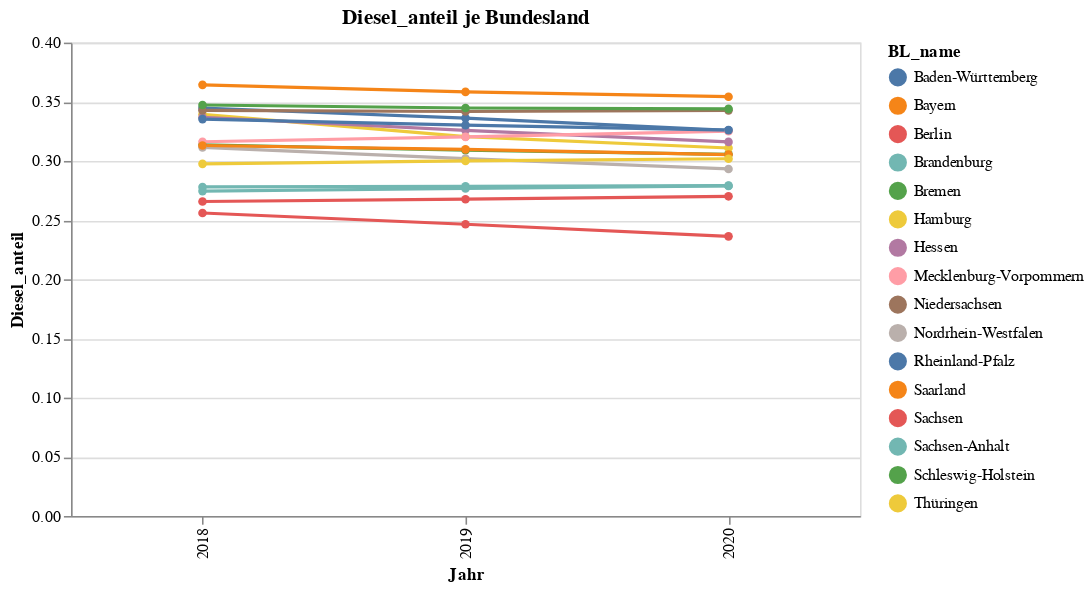

Notebook cell for this chart:
### Code cell
import altair as alt

kraftstoff='Diesel'
source = kba_data_all.groupby(['BL_name','Jahr'])[kraftstoff,'Insgesamt'].sum().reset_index()

source[kraftstoff + '_anteil']=source[kraftstoff]/source.Insgesamt

alt.Chart(source).mark_line(point=True).encode(
    x='Jahr:O',
    y= kraftstoff+'_anteil',
    color='BL_name',
    tooltip=['BL_name',kraftstoff,kraftstoff+'_anteil']
    #strokeDash='BL_name',
).properties(width=500,
            title=kraftstoff+'_anteil je Bundesland')

### Figure 1 — Vega-Lite specification as saved in the notebook (floating-point values rounded to 4 significant figures)
{"config": {"view": {"continuousWidth": 400, "continuousHeight": 300}}, "data": {"name": "data-c95f7457c75e3892904b28090dc8d5f9"}, "mark": {"type": "line", "point": true}, "encoding": {"color": {"type": "nominal", "field": "BL_name"}, "tooltip": [{"type": "nominal", "field": "BL_name"}, {"type": "quantitative", "field": "Diesel"}, {"type": "quantitative", "field": "Diesel_anteil"}], "x": {"type": "ordinal", "field": "Jahr"}, "y": {"type": "quantitative", "field": "Diesel_anteil"}}, "title": "Diesel_anteil je Bundesland", "width": 500, "$schema": "https://vega.github.io/schema/vega-lite/v4.8.1.json", "datasets": {"data-c95f7457c75e3892904b28090dc8d5f9": [{"BL_name": "Baden-Württemberg", "Jahr": 2018, "Diesel": 2248567, "Insgesamt": 6521643, "Diesel_anteil": 0.3448}, {"BL_name": "Baden-Württemberg", "Jahr": 2019, "Diesel": 2228125, "Insgesamt": 6626660, "Diesel_anteil": 0.3362}, {"BL_name": "Baden-Württemberg", "Jahr": 2020, "Diesel": 2190913, "Insgesamt": 6723070, "Diesel_anteil": 0.3259}, {"BL_name": "Bayern", "Jahr": 2018, "Diesel": 2858419, "Insgesamt": 7845761, "Diesel_anteil": 0.3643}, {"BL_name": "Bayern", "Jahr": 2019, "Diesel": 2857280, "Insgesamt": 7973421, "Diesel_anteil": 0.3584}, {"BL_name": "Bayern", "Jahr": 2020, "Diesel": 2868680, "Insgesamt": 8096844, "Diesel_anteil": 0.3543}, {"BL_name": "Berlin", "Jahr": 2018, "Diesel": 307976, "Insgesamt": 1202829, "Diesel_anteil": 0.256}, {"BL_name": "Berlin", "Jahr": 2019, "Diesel": 298450, "Insgesamt": 1210790, "Diesel_anteil": 0.2465}, {"BL_name": "Berlin", "Jahr": 2020, "Diesel": 288648, "Insgesamt": 1221433, "Diesel_anteil": 0.2363}, {"BL_name": "Brandenburg", "Jahr": 2018, "Diesel": 391203, "Insgesamt": 1407031, "Diesel_anteil": 0.278}, {"BL_name": "Brandenburg", "Jahr": 2019, "Diesel": 396588, "Insgesamt": 1423631, "Diesel_anteil": 0.2786}, {"BL_name": "Brandenburg", "Jahr": 2020, "Diesel": 401723, "Insgesamt": 1439194, "Diesel_anteil": 0.2791}, {"BL_name": "Bremen", "Jahr": 2018, "Diesel": 91008, "Insgesamt": 290188, "Diesel_anteil": 0.3136}, {"BL_name": "Bremen", "Jahr": 2019, "Diesel": 90399, "Insgesamt": 292514, "Diesel_anteil": 0.309}, {"BL_name": "Bremen", "Jahr": 2020, "Diesel": 90008, "Insgesamt": 294547, "Diesel_anteil": 0.3056}, {"BL_name": "Hamburg", "Jahr": 2018, "Diesel": 265809, "Insgesamt": 783255, "Diesel_anteil": 0.3394}, {"BL_name": "Hamburg", "Jahr": 2019, "Diesel": 254701, "Insgesamt": 794618, "Diesel_anteil": 0.3205}, {"BL_name": "Hamburg", "Jahr": 2020, "Diesel": 250058, "Insgesamt": 804196, "Diesel_anteil": 0.3109}, {"BL_name": "Hessen", "Jahr": 2018, "Diesel": 1232773, "Insgesamt": 3658894, "Diesel_anteil": 0.3369}, {"BL_name": "Hessen", "Jahr": 2019, "Diesel": 1206874, "Insgesamt": 3703192, "Diesel_anteil": 0.3259}, {"BL_name": "Hessen", "Jahr": 2020, "Diesel": 1186765, "Insgesamt": 3754502, "Diesel_anteil": 0.3161}, {"BL_name": "Mecklenburg-Vorpommern", "Jahr": 2018, "Diesel": 268434, "Insgesamt": 848812, "Diesel_anteil": 0.3162}, {"BL_name": "Mecklenburg-Vorpommern", "Jahr": 2019, "Diesel": 274499, "Insgesamt": 856882, "Diesel_anteil": 0.3203}, {"BL_name": "Mecklenburg-Vorpommern", "Jahr": 2020, "Diesel": 281270, "Insgesamt": 864963, "Diesel_anteil": 0.3252}, {"BL_name": "Niedersachsen", "Jahr": 2018, "Diesel": 1602023, "Insgesamt": 4674059, "Diesel_anteil": 0.3427}, {"BL_name": "Niedersachsen", "Jahr": 2019, "Diesel": 1622774, "Insgesamt": 4747593, "Diesel_anteil": 0.3418}, {"BL_name": "Niedersachsen", "Jahr": 2020, "Diesel": 1649799, "Insgesamt": 4812978, "Diesel_anteil": 0.3428}, {"BL_name": "Nordrhein-Westfalen", "Jahr": 2018, "Diesel": 3099481, "Insgesamt": 9950324, "Diesel_anteil": 0.3115}, {"BL_name": "Nordrhein-Westfalen", "Jahr": 2019, "Diesel": 3044559, "Insgesamt": 10083891, "Diesel_anteil": 0.3019}, {"BL_name": "Nordrhein-Westfalen", "Jahr": 2020, "Diesel": 3000673, "Insgesamt": 10232556, "Diesel_anteil": 0.2932}, {"BL_name": "Rheinland-Pfalz", "Jahr": 2018, "Diesel": 832721, "Insgesamt": 2482960, "Diesel_anteil": 0.3354}, {"BL_name": "Rheinland-Pfalz", "Jahr": 2019, "Diesel": 832524, "Insgesamt": 2520846, "Diesel_anteil": 0.3303}, {"BL_name": "Rheinland-Pfalz", "Jahr": 2020, "Diesel": 833761, "Insgesamt": 2556805, "Diesel_anteil": 0.3261}, {"BL_name": "Saarland", "Jahr": 2018, "Diesel": 197127, "Insgesamt": 629613, "Diesel_anteil": 0.3131}, {"BL_name": "Saarland", "Jahr": 2019, "Diesel": 197059, "Insgesamt": 636176, "Diesel_anteil": 0.3098}, {"BL_name": "Saarland", "Jahr": 2020, "Diesel": 196196, "Insgesamt": 642412, "Diesel_anteil": 0.3054}, {"BL_name": "Sachsen", "Jahr": 2018, "Diesel": 567513, "Insgesamt": 2135861, "Diesel_anteil": 0.2657}, {"BL_name": "Sachsen", "Jahr": 2019, "Diesel": 575248, "Insgesamt": 2148960, "Diesel_anteil": 0.2677}, {"BL_name": "Sachsen", "Jahr": 2020, "Diesel": 584260, "Insgesamt": 2162883, "Diesel_anteil": 0.2701}, {"BL_name": "Sachsen-Anhalt", "Jahr": 2018, "Diesel": 330885, "Insgesamt": 1205202, "Diesel_anteil": 0.2745}, {"BL_name": "Sachsen-Anhalt", "Jahr": 2019, "Diesel": 335074, "Insgesamt": 1210884, "Diesel_anteil": 0.2767}, {"BL_name": "Sachsen-Anhalt", "Jahr": 2020, "Diesel": 339142, "Insgesamt": 1215896, "Diesel_anteil": 0.2789}, {"BL_name": "Schleswig-Holstein", "Jahr": 2018, "Diesel": 569267, "Insgesamt": 1639337, "Diesel_anteil": 0.3473}, {"BL_name": "Schleswig-Holstein", "Jahr": 2019, "Diesel": 573365, "Insgesamt": 1663285, "Diesel_anteil": 0.3447}, {"BL_name": "Schleswig-Holstein", "Jahr": 2020, "Diesel": 580492, "Insgesamt": 1687370, "Diesel_anteil": 0.344}, {"BL_name": "Thüringen", "Jahr": 2018, "Diesel": 350970, "Insgesamt": 1179434, "Diesel_anteil": 0.2976}, {"BL_name": "Thüringen", "Jahr": 2019, "Diesel": 355430, "Insgesamt": 1184512, "Diesel_anteil": 0.3001}, {"BL_name": "Thüringen", "Jahr": 2020, "Diesel": 359051, "Insgesamt": 1189416, "Diesel_anteil": 0.3019}]}}
